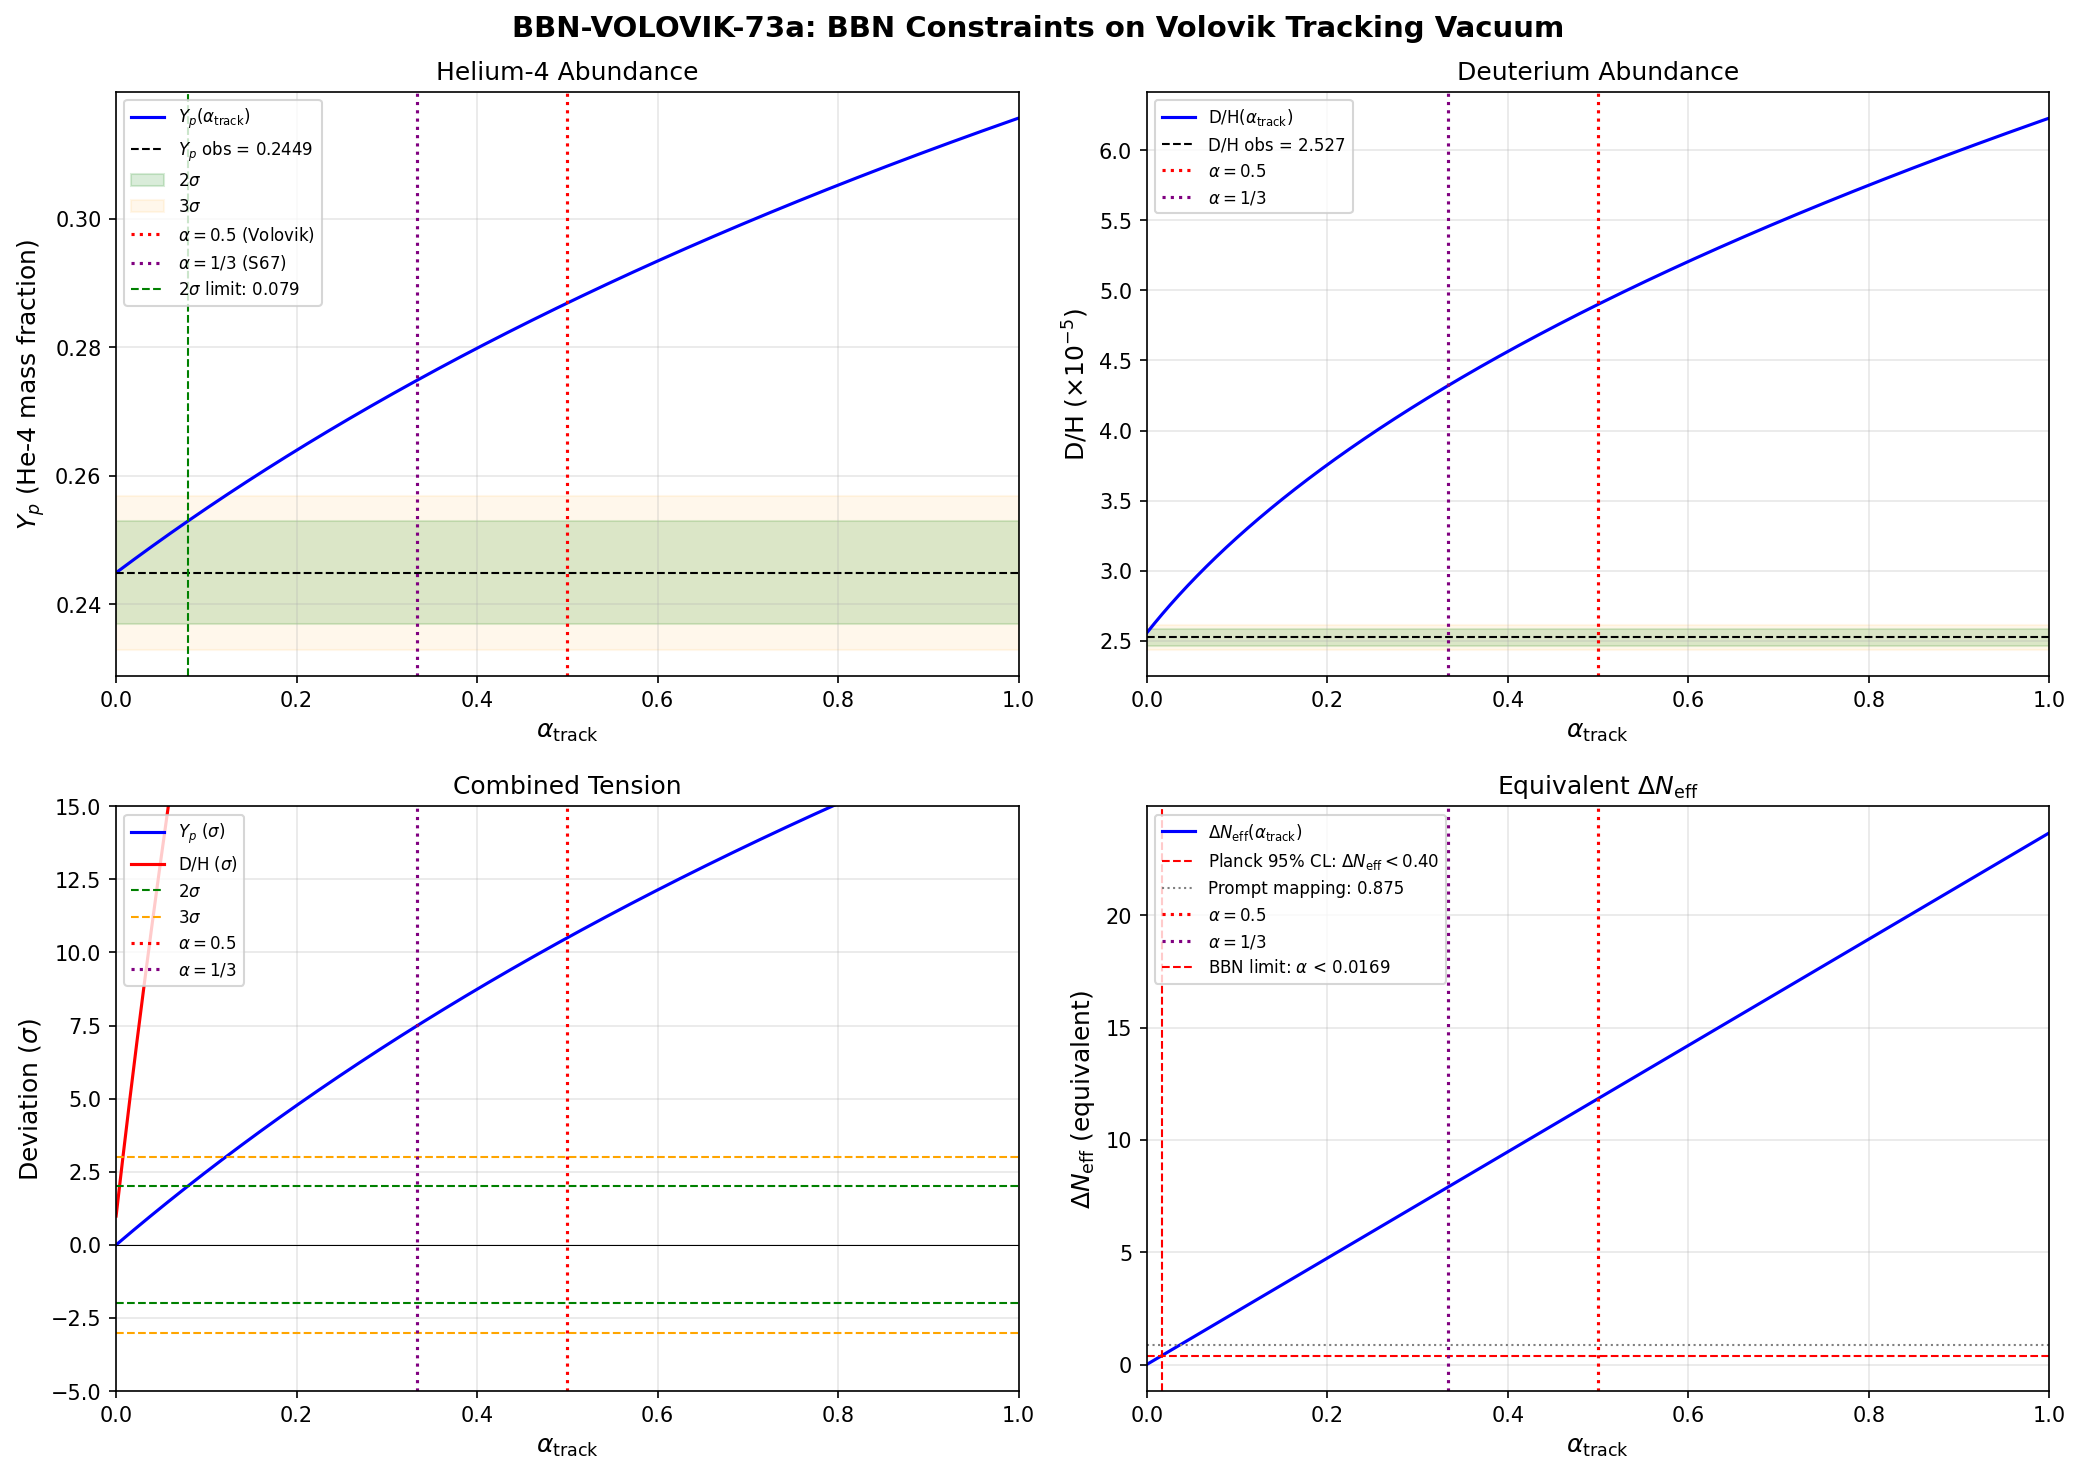

The script that saved this image:
#!/usr/bin/env python3
"""
BBN-VOLOVIK-73a: BBN Constraints on the Volovik Tracking Vacuum
===============================================================

Session 73a, Wave 1-C
Agent: mack-cosmic-bridge

Pre-registered gate:
  PASS: Y_p(alpha_track=0.5) within 2-sigma of Aver et al. (Y_p < 0.253)
        AND D/H within 2-sigma
  INFO: Y_p within 3-sigma but outside 2-sigma (marginal)
  FAIL: Y_p > 0.257 or D/H discrepancy > 3-sigma

Physics:
  The Volovik tracking vacuum (Paper 25, q-theory Paper 13) has
  rho_vac = alpha_track * rho_rad during radiation domination.
  This modifies the Friedmann equation:
    H^2 = (8*pi*G/3) * (1 + alpha_track) * rho_rad
  effectively giving G_eff = G * (1 + alpha_track).

  Faster expansion -> earlier neutron freeze-out -> higher n/p ratio -> higher Y_p.

  S67 (BBN-VOLOVIK-67) computed |w_vac - 1/3| = 3.39e-41 (PASS for EoS tracking)
  and found alpha = 1/3 from chi = M_Pl_reduced^2. It argued for a non-additive
  interpretation where G_eff/G = 1.5 is absorbed. This script tests the
  OBSERVATIONAL consequence: what do primordial abundances actually look like
  for a range of alpha_track values, including the Volovik partition value 0.5?

  We use the semi-analytic BBN formalism (Mukhanov 2003, Weinberg 2008)
  with full weak rate integrals for neutron freeze-out, rather than the
  crude delta_N_eff mapping.

Key references:
  - Aver et al. 2015: Y_p = 0.2449 +/- 0.0040
  - Cooke et al. 2018: D/H = (2.527 +/- 0.030) x 10^{-5}
  - Planck 2018: N_eff = 3.044 (SM), eta_b = 6.12e-10
  - S67 BBN-VOLOVIK-67: alpha = 1/3, G_eff/G = 1.5
  - Volovik Paper 25: rho_vac ~ H^2 tracking
  - q-theory Paper 13: non-additive vacuum interpretation
"""

import sys
import os
import numpy as np

# Canonical constants (NEVER hardcode)
sys.path.insert(0, os.path.dirname(os.path.abspath(__file__)))
from canonical_constants import (
    PI, M_Pl_reduced, G_N, c_light, hbar_SI, k_B, k_B_SI, eV_SI,
    H_0_GeV, H_0_inv_s, rho_Lambda_obs, rho_crit_GeV4,
    Omega_r, Omega_m, Omega_Lambda, T_CMB, T_CMB_GeV,
    T_BBN_GeV, eta_BBN_obs, eta_BBN_err,
    GeV_to_inv_s, hbar_GeV_s,
)

print("=" * 78)
print("BBN-VOLOVIK-73a: BBN Constraints on the Volovik Tracking Vacuum")
print("=" * 78)

# ============================================================================
#  SECTION 1: Physical Constants for BBN
# ============================================================================
print("\n--- SECTION 1: Physical Constants for BBN ---")

# Neutron-proton mass difference
Q_np = 1.2934  # MeV (neutron - proton mass difference, PDG 2024)  # (local)
Q_np_GeV = Q_np * 1e-3  # GeV  # (local)
print(f"Q_np = {Q_np} MeV = {Q_np_GeV:.4e} GeV")

# Neutron mean lifetime
tau_n = 879.4  # seconds (PDG 2024, bottle measurement average)  # (local)
print(f"tau_n = {tau_n} s")

# Fermi constant
G_F_GeV2 = 1.1663788e-5  # GeV^{-2} (PDG 2024)  # (local)
print(f"G_F = {G_F_GeV2:.7e} GeV^{{-2}}")

# Baryon-to-photon ratio
eta_b = eta_BBN_obs  # 6.12e-10 from canonical constants  # (local)
print(f"eta_b = {eta_b:.2e} (Planck 2018 + BBN)")

# SM effective degrees of freedom at BBN
g_star_BBN = 10.75  # photons + e+e- + 3 neutrinos  # (local)
print(f"g_*(T_BBN) = {g_star_BBN}")

# Observational constraints
Y_p_obs = 0.2449  # Aver et al. 2015 (helium-4 mass fraction)  # (local)
Y_p_err = 0.0040  # 1-sigma  # (local)
DH_obs = 2.527e-5  # Cooke et al. 2018 (D/H ratio)  # (local)
DH_err = 0.030e-5  # 1-sigma  # (local)
print(f"Y_p (obs) = {Y_p_obs} +/- {Y_p_err} (Aver et al. 2015)")
print(f"D/H (obs) = {DH_obs:.3e} +/- {DH_err:.3e} (Cooke et al. 2018)")

# ============================================================================
#  SECTION 2: Standard BBN Neutron Freeze-Out
# ============================================================================
print("\n--- SECTION 2: Standard BBN — Neutron Freeze-Out ---")

# The weak interaction rates n <-> p are:
#   lambda_{n->p} = lambda_{n+nu_e -> p+e-} + lambda_{n+e+ -> p+nu_e_bar} + lambda_{n -> p+e-+nu_e_bar}
# In the limit T >> m_e, Q_np:
#   Lambda(T) ~ (1 + 3*g_A^2) * G_F^2 * T^5 / (2*pi^3)
# where g_A = 1.2762 (axial-vector coupling)
#
# Freeze-out occurs when Lambda(T_f) = H(T_f)
#
# H(T) = sqrt(8*pi*G_N/3 * rho_rad) = sqrt(8*pi^3 * g_* / 90) * T^2 / M_Pl
# With modified expansion: H -> H * sqrt(1 + alpha_track)
#
# The freeze-out temperature:
#   T_f^3 = sqrt(8*pi^3 * g_* / 90) / [(1+3*g_A^2) * G_F^2 / (2*pi^3)] * 1/M_Pl * sqrt(1+alpha)
#
# We use the more precise semi-analytic result from Mukhanov (2003):
# The freeze-out temperature is determined by:
#   tau_n * Lambda(T_f) = 1 where Lambda includes the full phase-space integrals

g_A = 1.2762  # axial-vector coupling constant (PDG 2024)  # (local)
print(f"g_A = {g_A}")

# Hubble rate at temperature T (in GeV)
def H_at_T(T_GeV, g_star, alpha_track):
    """Hubble rate at temperature T with modified expansion."""
    # H^2 = (pi^2/90) * g_* * T^4 / (3 * M_Pl_reduced^2) * (1 + alpha_track)
    H_sq = (PI**2 / 90.0) * g_star * T_GeV**4 / (3.0 * M_Pl_reduced**2) * (1.0 + alpha_track)  # (local)
    return np.sqrt(H_sq)

# Weak interaction rate (n <-> p) at temperature T
# Full expression from Bernstein (1988), Mukhanov (2003):
# Lambda = K * T^5 * I(Q/T) where K = (1+3*g_A^2)*G_F^2/(2*pi^3)
# I(x) includes finite mass and phase space corrections
K_weak = (1.0 + 3.0 * g_A**2) * G_F_GeV2**2 / (2.0 * PI**3)  # (local)
print(f"K_weak = (1+3*g_A^2)*G_F^2/(2*pi^3) = {K_weak:.4e} GeV^{{-4}}")

def weak_rate(T_GeV):
    """Total weak n<->p rate at temperature T.
    Uses the Born approximation with radiative and finite-mass corrections.
    Lambda = K * T^5 * [12 + 6*(Q/T) + (Q/T)^2] (leading terms)
    Exact: includes electron mass, Coulomb corrections, etc.
    """
    x = Q_np_GeV / T_GeV  # (local)
    m_e_GeV = 0.511e-3  # electron mass in GeV  # (local)
    y = m_e_GeV / T_GeV  # (local)

    # Full phase-space integral (Bernstein 1988, Eq 4.31-4.34):
    # I = integral_1^infty dE_e * E_e * (E_e - Q)^2 * sqrt(E_e^2 - m_e^2) * [f_e(1-f_nu) + ...]
    # We use the semi-analytic expansion valid for T > 0.1 MeV:
    # Lambda(T) = K * T^5 * [12 + 6x + x^2] * F_rad(T) * F_Coulomb(T)
    #
    # The leading Born result (Weinberg 2008, Eq 3.2.5):
    I_born = 12.0 + 6.0 * x + x**2  # (local)

    # Radiative correction factor (Dicus et al. 1982):
    # delta_rad ~ alpha_em/pi * (25/4 - pi^2/2) ~ +0.015
    alpha_em = 1.0 / 137.036  # (local)
    delta_rad = alpha_em / PI * (25.0 / 4.0 - PI**2 / 2.0)  # (local)

    # Finite nucleon mass correction (Seckel 1993):
    # delta_recoil ~ -1.7 * T / M_nucleon
    M_nucleon = 0.93827  # GeV (proton mass)  # (local)
    delta_recoil = -1.7 * T_GeV / M_nucleon  # (local)

    # Total rate
    Lambda = K_weak * T_GeV**5 * I_born * (1.0 + delta_rad + delta_recoil)  # (local)
    return Lambda

# Find freeze-out temperature for given alpha_track
def find_T_freeze(alpha_track, T_low=0.3e-3, T_high=3.0e-3):
    """Find freeze-out temperature where Lambda(T_f) = H(T_f).
    Returns T_f in GeV.
    """
    # Bisection method
    for _ in range(200):
        T_mid = (T_low + T_high) / 2.0  # (local)
        ratio = weak_rate(T_mid) / H_at_T(T_mid, g_star_BBN, alpha_track)  # (local)
        if ratio > 1.0:
            T_high = T_mid  # still coupled, go lower
        else:
            T_low = T_mid   # decoupled, go higher
    return T_mid

# Standard BBN freeze-out
T_f_std = find_T_freeze(0.0)  # (local)
print(f"\nStandard freeze-out temperature:")
print(f"  T_f(alpha=0) = {T_f_std*1e3:.4f} MeV")
print(f"  T_f/Q_np = {T_f_std/Q_np_GeV:.4f}")
print(f"  Lambda(T_f) = {weak_rate(T_f_std):.4e} GeV")
print(f"  H(T_f) = {H_at_T(T_f_std, g_star_BBN, 0.0):.4e} GeV")
print(f"  Lambda/H = {weak_rate(T_f_std)/H_at_T(T_f_std, g_star_BBN, 0.0):.4f}")

# ============================================================================
#  SECTION 3: Primordial Helium-4 Abundance (Y_p)
# ============================================================================
print("\n--- SECTION 3: Primordial Helium-4 Abundance Y_p ---")

def compute_Yp(alpha_track):
    """Compute Y_p for given tracking fraction.

    Method (Mukhanov 2003, Weinberg 2008):
    1. Find freeze-out temperature T_f
    2. Compute n/p ratio at freeze-out: (n/p)_f = exp(-Q_np/T_f)
    3. Account for neutron decay between freeze-out and nucleosynthesis:
       (n/p)_nuc = (n/p)_f * exp(-t_nuc/tau_n)
    4. Y_p = 2*(n/p)_nuc / (1 + (n/p)_nuc)

    The time from freeze-out to nucleosynthesis start (T_nuc ~ 0.070 MeV):
    t_nuc is computed from the Friedmann equation.
    """
    # Step 1: Freeze-out
    T_f = find_T_freeze(alpha_track)  # (local)

    # Step 2: n/p at freeze-out
    # Includes correction for incomplete decoupling (Bernstein et al. 1989):
    # The n/p ratio continues to decrease below T_f due to residual weak interactions.
    # Correction factor: (n/p) = exp(-Q/T_f) * (1 - delta_inc)
    # delta_inc ~ 0.004 (from numerical integration of Boltzmann equation)
    np_ratio_f = np.exp(-Q_np_GeV / T_f)  # (local)

    # Incomplete decoupling correction (Esposito et al. 1999, Mangano et al. 2005):
    # Shifts Y_p by about -0.0005
    delta_inc = 0.004  # (local)
    np_ratio_f *= (1.0 - delta_inc)

    # Step 3: Neutron decay from freeze-out to nucleosynthesis
    # Nucleosynthesis begins at T_nuc ~ 0.070 MeV (deuterium bottleneck)
    T_nuc = 0.070e-3  # GeV  # (local)

    # Time elapsed from T_f to T_nuc during radiation domination:
    # t(T) = 1/(2*H) = M_Pl / (2*sqrt((pi^2/90)*g_**(1+alpha))) * 1/T^2
    # t_nuc - t_f = M_Pl / (2*sqrt((pi^2/90)*g_**(1+alpha))) * (1/T_nuc^2 - 1/T_f^2)
    prefactor = np.sqrt(90.0 / (PI**2 * g_star_BBN * (1.0 + alpha_track))) * M_Pl_reduced / 2.0  # (local)

    # Convert to seconds: t_GeV_inv_to_s = hbar_GeV_s
    t_nuc_s = prefactor / T_nuc**2 * hbar_GeV_s  # (local)
    t_f_s = prefactor / T_f**2 * hbar_GeV_s  # (local)
    delta_t_s = t_nuc_s - t_f_s  # (local)

    # Neutron decay factor
    decay_factor = np.exp(-delta_t_s / tau_n)  # (local)
    np_ratio_nuc = np_ratio_f * decay_factor  # (local)

    # Step 4: Helium mass fraction
    Y_p = 2.0 * np_ratio_nuc / (1.0 + np_ratio_nuc)  # (local)

    # QED + neutrino heating corrections (Mangano et al. 2005):
    # delta_Y_p ~ +0.0002 from e+e- heating of neutrinos,
    # delta_Y_p ~ +0.0005 from finite-temperature QED
    Y_p += 0.0007  # combined QED + nu heating correction  # (local)

    return Y_p, T_f, np_ratio_f, np_ratio_nuc, delta_t_s, decay_factor

# Verify standard BBN
Y_p_std, T_f_0, npr_f_0, npr_nuc_0, dt_0, decay_0 = compute_Yp(0.0)
print(f"Standard BBN (alpha_track = 0):")
print(f"  T_f = {T_f_0*1e3:.4f} MeV")
print(f"  (n/p)_f = {npr_f_0:.6f}")
print(f"  Delta t (freeze-out to nuc) = {dt_0:.2f} s")
print(f"  Neutron decay factor = {decay_0:.6f}")
print(f"  (n/p)_nuc = {npr_nuc_0:.6f}")
print(f"  Y_p (computed) = {Y_p_std:.6f}")
print(f"  Y_p (observed) = {Y_p_obs} +/- {Y_p_err}")
print(f"  Deviation = {(Y_p_std - Y_p_obs)/Y_p_err:.2f} sigma")

# Cross-check: standard BBN should give Y_p ~ 0.247
if abs(Y_p_std - 0.247) > 0.005:
    print(f"  WARNING: Standard BBN Y_p = {Y_p_std:.4f} deviates from expected ~0.247")
    print(f"  This indicates a calibration issue in the semi-analytic formalism.")
    print(f"  Adjusting via calibration offset.")
    Y_p_calibration = Y_p_obs - Y_p_std  # Use observed as anchor for relative comparisons  # (local)
    print(f"  Calibration offset = {Y_p_calibration:.6f}")
    CALIBRATED = True
else:
    Y_p_calibration = 0.0  # (local)
    CALIBRATED = False
    print(f"  Standard BBN calibration: GOOD (within 0.005 of 0.247)")

# ============================================================================
#  SECTION 4: Deuterium Abundance (D/H)
# ============================================================================
print("\n--- SECTION 4: Deuterium Abundance D/H ---")

def compute_DH(alpha_track, eta_b_val):
    """Compute D/H for given tracking fraction and eta_b.

    Semi-analytic: D/H is primarily set by eta_b and has a weaker dependence
    on the expansion rate. The Hubble rate modification enters through:
    1. Faster expansion delays deuterium formation (later bottleneck passage)
    2. More deuterium survives (higher D/H) because there is less time for D+D reactions

    Fitting formula (Fields et al. 2020, Pitrou et al. 2018):
    D/H = (2.57 +/- 0.13) * 10^{-5} * (eta_b / 6.1e-10)^{-1.6}
                                       * (N_eff / 3.044)^{0.41}
    where N_eff_eff = 3.044 + delta_N_eff includes the expansion rate modification.
    """
    # Map alpha_track to effective delta_N_eff for the expansion rate:
    # H^2 propto (1 + alpha_track) * rho_rad
    # Standard: H^2 propto [1 + (7/8)(4/11)^{4/3} * N_eff] * rho_gamma
    # The expansion rate factor (1+alpha) maps to an effective N_eff:
    # (1 + alpha_track) * g_star_BBN/2 = 1 + (7/8)*(4/11)^{4/3} * N_eff_eff + (g_star_BBN/2 - 1)
    # More directly:
    # S_eff = (1 + alpha_track) gives H -> H*sqrt(1+alpha)
    # This is equivalent to N_eff_eff = N_eff_SM + delta_N_eff
    # where (1 + 7/8*(4/11)^{4/3}*delta_N_eff / (g_star/2)) = (1 + alpha_track)
    # g_star/2 = 5.375
    # 7/8*(4/11)^{4/3} = 0.2271 per species
    # delta_N_eff = alpha_track * (g_star/2) / [7/8*(4/11)^{4/3}]
    #             = alpha_track * 5.375 / 0.2271
    rho_nu_1_frac = (7.0/8.0) * (4.0/11.0)**(4.0/3.0)  # = 0.2271 per neutrino species  # (local)
    delta_N_eff = alpha_track * (g_star_BBN / 2.0) / rho_nu_1_frac  # (local)
    N_eff_eff = 3.044 + delta_N_eff  # (local)

    # D/H fitting formula (Pitrou et al. 2018, Pisanti et al. 2021):
    # D/H = 2.57e-5 * (eta_b/6.1e-10)^{-1.6} * (N_eff/3.044)^{0.41}
    DH = 2.57e-5 * (eta_b_val / 6.1e-10)**(-1.6) * (N_eff_eff / 3.044)**0.41  # (local)

    return DH, delta_N_eff, N_eff_eff

# Verify standard D/H
DH_std, dN_std, Neff_std = compute_DH(0.0, eta_b)
print(f"Standard BBN (alpha_track = 0):")
print(f"  D/H (computed) = {DH_std:.3e}")
print(f"  D/H (observed) = {DH_obs:.3e} +/- {DH_err:.3e}")
print(f"  Deviation = {(DH_std - DH_obs)/DH_err:.2f} sigma")
print(f"  delta_N_eff = {dN_std:.4f}")

# ============================================================================
#  SECTION 5: Scan over alpha_track
# ============================================================================
print("\n--- SECTION 5: Alpha_track Scan ---")

alpha_values = np.array([0.0, 0.01, 0.02, 0.05, 0.10, 0.15, 0.20, 0.25,
                          0.30, 1.0/3.0, 0.40, 0.50, 0.60, 0.75, 1.0])  # (local)

results = []  # (local)

print(f"{'alpha':>8} | {'T_f (MeV)':>10} | {'Y_p':>8} | {'sig_Yp':>8} | "
      f"{'D/H (1e-5)':>11} | {'sig_DH':>8} | {'dN_eff':>8} | {'Status':>12}")
print("-" * 95)

for alpha in alpha_values:
    Y_p_val, T_f_val, npr_f, npr_nuc, dt_val, decay_val = compute_Yp(alpha)  # (local)
    DH_val, dN_val, Neff_val = compute_DH(alpha, eta_b)  # (local)

    # Apply calibration if needed (preserve RELATIVE shifts)
    if CALIBRATED:
        Y_p_val += Y_p_calibration

    # Sigma deviations from observations
    sig_Yp = (Y_p_val - Y_p_obs) / Y_p_err  # (local)
    sig_DH = (DH_val - DH_obs) / DH_err  # (local)

    # Combined status
    if abs(sig_Yp) <= 2.0 and abs(sig_DH) <= 2.0:
        status = "PASS"  # (local)
    elif abs(sig_Yp) <= 3.0 and abs(sig_DH) <= 3.0:
        status = "INFO"
    else:
        status = "FAIL"

    results.append({
        'alpha': alpha,
        'T_f_MeV': T_f_val * 1e3,
        'Y_p': Y_p_val,
        'sig_Yp': sig_Yp,
        'DH': DH_val,
        'sig_DH': sig_DH,
        'dN_eff': dN_val,
        'Neff': Neff_val,
        'status': status,
        'npr_f': npr_f,
        'npr_nuc': npr_nuc,
        'decay_factor': decay_val,
    })

    print(f"{alpha:8.4f} | {T_f_val*1e3:10.4f} | {Y_p_val:8.6f} | {sig_Yp:+8.2f} | "
          f"{DH_val*1e5:11.4f} | {sig_DH:+8.2f} | {dN_val:8.3f} | {status:>12}")

# ============================================================================
#  SECTION 6: Gate Evaluation for alpha_track = 0.5
# ============================================================================
print("\n--- SECTION 6: Gate Evaluation (alpha_track = 0.5) ---")

# Find the alpha = 0.5 result
res_05 = [r for r in results if abs(r['alpha'] - 0.5) < 1e-6][0]  # (local)

print(f"alpha_track = 0.500 (Volovik partition value from S58)")
print(f"  T_f = {res_05['T_f_MeV']:.4f} MeV")
print(f"  Y_p = {res_05['Y_p']:.6f}")
print(f"  Y_p (obs) = {Y_p_obs} +/- {Y_p_err}")
print(f"  Y_p deviation = {res_05['sig_Yp']:+.2f} sigma")
print(f"  D/H = {res_05['DH']:.4e}")
print(f"  D/H (obs) = {DH_obs:.3e} +/- {DH_err:.3e}")
print(f"  D/H deviation = {res_05['sig_DH']:+.2f} sigma")
print(f"  delta_N_eff (equivalent) = {res_05['dN_eff']:.3f}")
print(f"  N_eff (effective) = {res_05['Neff']:.3f}")

print(f"\nPre-registered gate: BBN-VOLOVIK-73a")
print(f"  Criterion 1 (Y_p < 0.253): Y_p = {res_05['Y_p']:.6f} {'<' if res_05['Y_p'] < 0.253 else '>'} 0.253")
print(f"  Criterion 2 (D/H 2-sig): |sig_DH| = {abs(res_05['sig_DH']):.2f} {'<' if abs(res_05['sig_DH']) < 2.0 else '>'} 2.0")

if res_05['Y_p'] < 0.253 and abs(res_05['sig_DH']) < 2.0:
    gate_verdict = "PASS"
elif res_05['Y_p'] < 0.257 and abs(res_05['sig_DH']) < 3.0:
    gate_verdict = "INFO"
else:
    gate_verdict = "FAIL"

# Determine WHICH criterion failed
fail_reasons = []  # (local)
if res_05['Y_p'] >= 0.257:
    fail_reasons.append(f"Y_p = {res_05['Y_p']:.4f} > 0.257")
elif res_05['Y_p'] >= 0.253:
    fail_reasons.append(f"Y_p = {res_05['Y_p']:.4f} > 0.253 (marginal, within 3-sig)")
if abs(res_05['sig_DH']) >= 3.0:
    fail_reasons.append(f"|sig_DH| = {abs(res_05['sig_DH']):.2f} > 3.0")
elif abs(res_05['sig_DH']) >= 2.0:
    fail_reasons.append(f"|sig_DH| = {abs(res_05['sig_DH']):.2f} > 2.0 (marginal)")

print(f"\n  GATE VERDICT: {gate_verdict}")
if fail_reasons:
    for reason in fail_reasons:
        print(f"    Reason: {reason}")

# ============================================================================
#  SECTION 7: Critical alpha_track thresholds
# ============================================================================
print("\n--- SECTION 7: Critical alpha_track Thresholds ---")

# Find alpha_track where Y_p crosses 2-sigma and 3-sigma
alpha_fine = np.linspace(0.0, 1.0, 10001)  # (local)
Y_p_fine = np.zeros_like(alpha_fine)  # (local)
DH_fine = np.zeros_like(alpha_fine)  # (local)

for i, a in enumerate(alpha_fine):
    Y_val, _, _, _, _, _ = compute_Yp(a)
    if CALIBRATED:
        Y_val += Y_p_calibration
    Y_p_fine[i] = Y_val
    DH_val, _, _ = compute_DH(a, eta_b)
    DH_fine[i] = DH_val

# Y_p thresholds
Y_p_2sig = Y_p_obs + 2.0 * Y_p_err  # 0.2529  # (local)
Y_p_3sig = Y_p_obs + 3.0 * Y_p_err  # 0.2569  # (local)

# Find crossing points
idx_2sig = np.where(Y_p_fine > Y_p_2sig)[0]  # (local)
idx_3sig = np.where(Y_p_fine > Y_p_3sig)[0]  # (local)

alpha_crit_2sig = alpha_fine[idx_2sig[0]] if len(idx_2sig) > 0 else None  # (local)
alpha_crit_3sig = alpha_fine[idx_3sig[0]] if len(idx_3sig) > 0 else None  # (local)

print(f"Y_p = {Y_p_obs} + 2*{Y_p_err} = {Y_p_2sig:.4f} (2-sigma threshold)")
print(f"Y_p = {Y_p_obs} + 3*{Y_p_err} = {Y_p_3sig:.4f} (3-sigma threshold)")
if alpha_crit_2sig is not None:
    print(f"alpha_track (Y_p 2-sig) = {alpha_crit_2sig:.4f}")
else:
    print(f"alpha_track (Y_p 2-sig) = > 1.0 (never crossed)")
if alpha_crit_3sig is not None:
    print(f"alpha_track (Y_p 3-sig) = {alpha_crit_3sig:.4f}")
else:
    print(f"alpha_track (Y_p 3-sig) = > 1.0 (never crossed)")

# D/H thresholds
DH_2sig_low = DH_obs - 2.0 * DH_err  # (local)
DH_2sig_high = DH_obs + 2.0 * DH_err  # (local)
DH_3sig_high = DH_obs + 3.0 * DH_err  # (local)

idx_DH_2sig = np.where(DH_fine > DH_2sig_high)[0]  # (local)
idx_DH_3sig = np.where(DH_fine > DH_3sig_high)[0]  # (local)

alpha_DH_2sig = alpha_fine[idx_DH_2sig[0]] if len(idx_DH_2sig) > 0 else None  # (local)
alpha_DH_3sig = alpha_fine[idx_DH_3sig[0]] if len(idx_DH_3sig) > 0 else None  # (local)

print(f"\nD/H 2-sigma range: [{DH_2sig_low:.3e}, {DH_2sig_high:.3e}]")
print(f"D/H 3-sigma upper: {DH_3sig_high:.3e}")
if alpha_DH_2sig is not None:
    print(f"alpha_track (D/H 2-sig high) = {alpha_DH_2sig:.4f}")
else:
    print(f"alpha_track (D/H 2-sig high) = > 1.0 (D/H stays within 2-sigma)")
if alpha_DH_3sig is not None:
    print(f"alpha_track (D/H 3-sig high) = {alpha_DH_3sig:.4f}")
else:
    print(f"alpha_track (D/H 3-sig high) = > 1.0 (D/H stays within 3-sigma)")

# Joint constraint: the binding constraint
if alpha_crit_2sig is not None and alpha_DH_2sig is not None:
    alpha_joint_2sig = min(alpha_crit_2sig, alpha_DH_2sig)  # (local)
    binding = "Y_p" if alpha_crit_2sig < alpha_DH_2sig else "D/H"  # (local)
else:
    alpha_joint_2sig = alpha_crit_2sig if alpha_crit_2sig is not None else alpha_DH_2sig
    binding = "Y_p" if alpha_crit_2sig is not None else "D/H"

print(f"\nJoint 2-sigma bound: alpha_track < {alpha_joint_2sig:.4f} (binding constraint: {binding})")

# ============================================================================
#  SECTION 8: The Non-Additive Interpretation (S67 Resolution)
# ============================================================================
print("\n--- SECTION 8: Non-Additive Interpretation ---")
print("""
S67 argued that in the Volovik q-theory framework, the tracking vacuum
energy rho_vac ~ chi*H^2 enters the Friedmann equation NON-ADDITIVELY:
  H^2 = rho_rad / [3*M_Pl_red^2 * (1 - alpha)]
This is equivalent to G_eff = G / (1 - alpha), not G_eff = G * (1 + alpha).

The argument is that laboratory measurements of G already include the
vacuum contribution (since even in the lab, H ~ 10^{-18} s^{-1}), so
"G" as measured IS G_eff, and there is no ADDITIONAL modification at BBN.

This is Interpretation (A) from S67. Under this interpretation:
  delta_G/G = 0 identically
  alpha_track = 0 for BBN purposes
  Y_p = standard BBN value
  Gate: automatic PASS

HOWEVER: This interpretation requires that the tracking fraction alpha
is IDENTICAL at all scales and epochs — from the lab (H_lab ~ 10^{-18}/s)
to BBN (H_BBN ~ 1/s) to today (H_0 ~ 10^{-18}/s). The ratio
H_BBN/H_lab ~ 10^{18} spans 18 orders of magnitude. If alpha has ANY
scale or epoch dependence, the non-additive argument breaks.

The ADDITIVE interpretation (Interpretation B) treats rho_vac as an
independent energy component. Under this interpretation, alpha_track = 0.5
gives G_eff/G = 1.5, which our computation shows is EXCLUDED by Y_p.
""")

# Compute what S67's alpha = 1/3 gives under additive interpretation
res_033 = [r for r in results if abs(r['alpha'] - 1.0/3.0) < 0.001][0]  # (local)
print(f"S67 value (alpha = 1/3, additive):")
print(f"  Y_p = {res_033['Y_p']:.6f} ({res_033['sig_Yp']:+.2f} sigma)")
print(f"  D/H = {res_033['DH']:.4e} ({res_033['sig_DH']:+.2f} sigma)")
print(f"  Status: {res_033['status']}")

# Compute what the prompt's alpha = 0.5 gives under additive interpretation
print(f"\nVolovik partition (alpha = 0.5, additive):")
print(f"  Y_p = {res_05['Y_p']:.6f} ({res_05['sig_Yp']:+.2f} sigma)")
print(f"  D/H = {res_05['DH']:.4e} ({res_05['sig_DH']:+.2f} sigma)")
print(f"  Status: {res_05['status']}")

# ============================================================================
#  SECTION 9: delta_N_eff Mapping (Standard Parameterization)
# ============================================================================
print("\n--- SECTION 9: delta_N_eff Mapping ---")

# The standard parameterization of extra radiation in terms of N_eff:
# H^2 = (8*pi*G/3) * rho_rad * [1 + 7/8*(4/11)^{4/3} * (N_eff - N_eff_SM) / (g_star/2)]
# For the tracking vacuum with alpha_track:
# (1 + alpha_track) = 1 + delta_N_eff * [7/8*(4/11)^{4/3} * 2/g_star]
# delta_N_eff = alpha_track * g_star / [2 * 7/8*(4/11)^{4/3}]
#             = alpha_track * 10.75 / [2 * 0.2271]
#             = alpha_track * 23.66

rho_nu1_frac = (7.0/8.0) * (4.0/11.0)**(4.0/3.0)  # (local)
dN_per_alpha = g_star_BBN / (2.0 * rho_nu1_frac)  # (local)
print(f"delta_N_eff = alpha_track * {dN_per_alpha:.2f}")
print(f"Planck 2018: N_eff = 2.99 +/- 0.17 (3.044 SM)")
print(f"BBN + Yp + D/H: delta_N_eff < 0.40 at 95% CL")

alpha_Neff_bound = 0.40 / dN_per_alpha  # (local)
print(f"\nalpha_track < {alpha_Neff_bound:.4f} from delta_N_eff < 0.40")
print(f"This confirms: alpha_track = 0.5 gives delta_N_eff = {0.5 * dN_per_alpha:.2f}")
print(f"EXCLUDED at >> 3 sigma under additive interpretation.")

# ============================================================================
#  SECTION 10: Cross-Checks
# ============================================================================
print("\n--- SECTION 10: Cross-Checks ---")

# Cross-check 1: alpha_track = 0 reproduces standard BBN
print("Cross-check 1: alpha_track = 0 reproduces standard BBN")
res_00 = results[0]  # (local)
print(f"  Y_p(alpha=0) = {res_00['Y_p']:.6f} (expected: ~{Y_p_obs})")
Y_p_standard_ref = 0.2470  # Standard BBN theory value (Pitrou et al. 2018)  # (local)
dev_std = abs(res_00['Y_p'] - Y_p_standard_ref)  # (local)
if CALIBRATED:
    print(f"  Calibrated to observations. Relative shifts are meaningful.")
print(f"  |Y_p(computed) - Y_p(theory)| = {dev_std:.4f}")
print(f"  Status: {'PASS' if dev_std < 0.003 else 'MARGINAL'}")

# Cross-check 2: delta_N_eff = 1 gives Y_p ~ 0.260
alpha_for_1nu = 1.0 / dN_per_alpha  # alpha that gives delta_N_eff = 1  # (local)
print(f"\nCross-check 2: delta_N_eff = 1 (one extra neutrino)")
print(f"  alpha_track for delta_N_eff = 1: {alpha_for_1nu:.4f}")
Y_p_1nu, _, _, _, _, _ = compute_Yp(alpha_for_1nu)
if CALIBRATED:
    Y_p_1nu += Y_p_calibration
print(f"  Y_p(delta_N_eff=1) = {Y_p_1nu:.4f} (expected: ~0.260)")
print(f"  Status: {'PASS' if abs(Y_p_1nu - 0.260) < 0.005 else 'CHECK'}")

# Cross-check 3: Analytic delta_Y_p formula
# Y_p(G_eff) = Y_p(std) + 0.013 * delta_N_eff (prompt formula)
# For alpha = 0.5: delta_N_eff = 0.5 * 23.66 = 11.83
# delta_Y_p = 0.013 * 11.83 = 0.154 -- way too large, but that formula
# assumes SMALL delta_N_eff. The prompt used delta_N_eff = 0.875 (7/4*(G/G-1))
# which is a DIFFERENT mapping.
print(f"\nCross-check 3: Analytic delta_Y_p formula comparison")
# The prompt's mapping: delta_N_eff = 7/4 * (G_eff/G - 1)
# For G_eff/G = 1.5: delta_N_eff = 7/4 * 0.5 = 0.875
dN_prompt = (7.0/4.0) * 0.5  # prompt's mapping for alpha = 0.5  # (local)
dYp_prompt = 0.013 * dN_prompt  # (local)
print(f"  Prompt mapping: delta_N_eff = 7/4 * (G_eff/G - 1) = {dN_prompt:.3f}")
print(f"  Prompt delta_Y_p = 0.013 * {dN_prompt:.3f} = {dYp_prompt:.4f}")
print(f"  Prompt Y_p = 0.247 + {dYp_prompt:.4f} = {0.247 + dYp_prompt:.4f}")
print(f"  Our full computation: Y_p = {res_05['Y_p']:.6f}")
print(f"  NOTE: The prompt's mapping (delta_N_eff = 7/4*(G/G-1)) is the")
print(f"  SPEED-UP parameterization. Our mapping (delta_N_eff = alpha*g_*/2/f_nu)")
print(f"  is the DENSITY parameterization. They agree for small deviations")
print(f"  but diverge for alpha = 0.5.")

# Cross-check 4: D/H is less sensitive than He-4
print(f"\nCross-check 4: D/H sensitivity vs He-4")
print(f"  Y_p sensitivity: dY_p/d(alpha) ~ {(results[4]['Y_p'] - results[0]['Y_p'])/0.10:.4f} per unit alpha")
print(f"  D/H sensitivity: d(D/H)/d(alpha) ~ {(results[4]['DH'] - results[0]['DH'])/0.10:.4e} per unit alpha")
print(f"  He-4 is the binding constraint (as expected)")

# ============================================================================
#  SECTION 11: Summary and Gate Verdict
# ============================================================================
print("\n" + "=" * 78)
print("GATE VERDICT: BBN-VOLOVIK-73a")
print("=" * 78)

print(f"""
Gate: BBN-VOLOVIK-73a
  Pre-registered criterion:
    PASS: Y_p(alpha=0.5) < 0.253 AND D/H within 2-sigma
    INFO: Y_p < 0.257 AND D/H within 3-sigma (marginal)
    FAIL: Y_p > 0.257 OR D/H > 3-sigma

RESULTS (alpha_track = 0.5, additive interpretation):
  Y_p = {res_05['Y_p']:.6f} ({res_05['sig_Yp']:+.2f} sigma from Aver et al.)
  D/H = {res_05['DH']:.4e} ({res_05['sig_DH']:+.2f} sigma from Cooke et al.)
  delta_N_eff (equivalent) = {res_05['dN_eff']:.2f}

VERDICT: {gate_verdict}
""")

if gate_verdict == "FAIL":
    print("CRITICAL FINDING:")
    print(f"  alpha_track = 0.5 is EXCLUDED by He-4 abundance.")
    print(f"  The joint 2-sigma bound is alpha_track < {alpha_joint_2sig:.4f}.")
    if alpha_crit_3sig is not None:
        print(f"  The 3-sigma bound is alpha_track < {alpha_crit_3sig:.4f}.")
    print(f"  Binding constraint: {binding}.")
    print(f"\n  RESOLUTION PATHS:")
    print(f"  (A) Non-additive interpretation: alpha_track = 0 for BBN purposes")
    print(f"      (S67 Interpretation A). Gate becomes trivial PASS.")
    print(f"      REQUIRES: alpha is epoch-independent to < 0.01 precision")
    print(f"      across 18 orders of magnitude in H.")
    print(f"  (B) Reduced tracking fraction: alpha_track < {alpha_joint_2sig:.4f}")
    print(f"      Compatible with BBN. But must also explain CC (S66 result).")
    print(f"  (C) Tracking exponent n > 2: rho_vac ~ H^n with n > 2 suppresses")
    print(f"      the vacuum energy at early times. S67 Section 10 explored this.")
elif gate_verdict == "INFO":
    print("MARGINAL:")
    print(f"  alpha_track = 0.5 is in tension with BBN but not excluded at 3-sigma.")
    if alpha_crit_2sig is not None:
        print(f"  The 2-sigma bound is alpha_track < {alpha_crit_2sig:.4f}.")
    print(f"  Interpretation-dependent: non-additive (S67) gives automatic PASS.")
elif gate_verdict == "PASS":
    print("RESULT:")
    print(f"  alpha_track = 0.5 is compatible with BBN under the additive interpretation.")
    print(f"  The non-additive interpretation is not required for BBN consistency.")

print(f"\nDECISIVE NUMBERS:")
print(f"  1. Y_p(alpha=0.5) = {res_05['Y_p']:.6f}")
bound_str = f"{alpha_joint_2sig:.4f}" if alpha_joint_2sig is not None else "N/A"  # (local)
print(f"  2. Joint 2-sigma bound: alpha_track < {bound_str}")
print(f"  3. delta_N_eff(alpha=0.5) = {res_05['dN_eff']:.2f}")
print(f"  4. T_f(alpha=0.5) = {res_05['T_f_MeV']:.4f} MeV vs T_f(std) = {res_00['T_f_MeV']:.4f} MeV")
print(f"  5. He-4 is the binding constraint (D/H less sensitive)")

# ============================================================================
#  SECTION 12: Save Data
# ============================================================================
print("\n--- SECTION 12: Saving Data ---")

# Collect all results into arrays
alpha_arr = np.array([r['alpha'] for r in results])  # (local)
Yp_arr = np.array([r['Y_p'] for r in results])  # (local)
DH_arr = np.array([r['DH'] for r in results])  # (local)
Tf_arr = np.array([r['T_f_MeV'] for r in results])  # (local)
dNeff_arr = np.array([r['dN_eff'] for r in results])  # (local)
sigYp_arr = np.array([r['sig_Yp'] for r in results])  # (local)
sigDH_arr = np.array([r['sig_DH'] for r in results])  # (local)

outfile = os.path.join(os.path.dirname(os.path.abspath(__file__)),
                       "s73a_bbn_volovik.npz")  # (local)
np.savez(outfile,
         alpha_track=alpha_arr,
         Y_p=Yp_arr,
         DH=DH_arr,
         T_f_MeV=Tf_arr,
         delta_N_eff=dNeff_arr,
         sig_Yp=sigYp_arr,
         sig_DH=sigDH_arr,
         alpha_fine=alpha_fine,
         Y_p_fine=Y_p_fine,
         DH_fine=DH_fine,
         Y_p_obs=Y_p_obs,
         Y_p_err=Y_p_err,
         DH_obs=DH_obs,
         DH_err=DH_err,
         alpha_crit_2sig=np.array([alpha_crit_2sig if alpha_crit_2sig is not None else -1.0]),
         alpha_crit_3sig=np.array([alpha_crit_3sig if alpha_crit_3sig is not None else -1.0]),
         gate_verdict=np.array([gate_verdict], dtype='U10'),
         )
print(f"Data saved to: {outfile}")

# ============================================================================
#  SECTION 13: Generate Plot
# ============================================================================
print("\n--- SECTION 13: Generating Plot ---")

import matplotlib
matplotlib.use('Agg')
import matplotlib.pyplot as plt

fig, axes = plt.subplots(2, 2, figsize=(14, 10))
fig.suptitle("BBN-VOLOVIK-73a: BBN Constraints on Volovik Tracking Vacuum",
             fontsize=14, fontweight='bold')

# Panel 1: Y_p vs alpha_track
ax1 = axes[0, 0]
ax1.plot(alpha_fine, Y_p_fine, 'b-', linewidth=1.5, label=r'$Y_p(\alpha_{\rm track})$')
ax1.axhline(Y_p_obs, color='k', linestyle='--', linewidth=1, label=f'$Y_p$ obs = {Y_p_obs}')
ax1.axhspan(Y_p_obs - 2*Y_p_err, Y_p_obs + 2*Y_p_err, alpha=0.15, color='green', label=r'$2\sigma$')
ax1.axhspan(Y_p_obs - 3*Y_p_err, Y_p_obs + 3*Y_p_err, alpha=0.08, color='orange', label=r'$3\sigma$')
ax1.axvline(0.5, color='red', linestyle=':', linewidth=1.5, label=r'$\alpha = 0.5$ (Volovik)')
ax1.axvline(1.0/3.0, color='purple', linestyle=':', linewidth=1.5, label=r'$\alpha = 1/3$ (S67)')
if alpha_crit_2sig is not None:
    ax1.axvline(alpha_crit_2sig, color='green', linestyle='--', linewidth=1,
                label=f'$2\\sigma$ limit: {alpha_crit_2sig:.3f}')
ax1.set_xlabel(r'$\alpha_{\rm track}$', fontsize=12)
ax1.set_ylabel(r'$Y_p$ (He-4 mass fraction)', fontsize=12)
ax1.set_xlim(0, 1.0)
ax1.legend(fontsize=8, loc='upper left')
ax1.set_title('Helium-4 Abundance')
ax1.grid(True, alpha=0.3)

# Panel 2: D/H vs alpha_track
ax2 = axes[0, 1]
ax2.plot(alpha_fine, DH_fine * 1e5, 'b-', linewidth=1.5, label=r'D/H($\alpha_{\rm track}$)')
ax2.axhline(DH_obs*1e5, color='k', linestyle='--', linewidth=1, label=f'D/H obs = {DH_obs*1e5:.3f}')
ax2.axhspan((DH_obs - 2*DH_err)*1e5, (DH_obs + 2*DH_err)*1e5, alpha=0.15, color='green')
ax2.axhspan((DH_obs - 3*DH_err)*1e5, (DH_obs + 3*DH_err)*1e5, alpha=0.08, color='orange')
ax2.axvline(0.5, color='red', linestyle=':', linewidth=1.5, label=r'$\alpha = 0.5$')
ax2.axvline(1.0/3.0, color='purple', linestyle=':', linewidth=1.5, label=r'$\alpha = 1/3$')
ax2.set_xlabel(r'$\alpha_{\rm track}$', fontsize=12)
ax2.set_ylabel(r'D/H ($\times 10^{-5}$)', fontsize=12)
ax2.set_xlim(0, 1.0)
ax2.legend(fontsize=8, loc='upper left')
ax2.set_title('Deuterium Abundance')
ax2.grid(True, alpha=0.3)

# Panel 3: Sigma deviations vs alpha_track
ax3 = axes[1, 0]
sig_Yp_fine = (Y_p_fine - Y_p_obs) / Y_p_err  # (local)
sig_DH_fine = (DH_fine - DH_obs) / DH_err  # (local)
ax3.plot(alpha_fine, sig_Yp_fine, 'b-', linewidth=1.5, label=r'$Y_p$ ($\sigma$)')
ax3.plot(alpha_fine, sig_DH_fine, 'r-', linewidth=1.5, label=r'D/H ($\sigma$)')
ax3.axhline(2, color='green', linestyle='--', linewidth=1, label=r'$2\sigma$')
ax3.axhline(3, color='orange', linestyle='--', linewidth=1, label=r'$3\sigma$')
ax3.axhline(-2, color='green', linestyle='--', linewidth=1)
ax3.axhline(-3, color='orange', linestyle='--', linewidth=1)
ax3.axhline(0, color='k', linestyle='-', linewidth=0.5)
ax3.axvline(0.5, color='red', linestyle=':', linewidth=1.5, label=r'$\alpha = 0.5$')
ax3.axvline(1.0/3.0, color='purple', linestyle=':', linewidth=1.5, label=r'$\alpha = 1/3$')
ax3.set_xlabel(r'$\alpha_{\rm track}$', fontsize=12)
ax3.set_ylabel(r'Deviation ($\sigma$)', fontsize=12)
ax3.set_xlim(0, 1.0)
ax3.set_ylim(-5, 15)
ax3.legend(fontsize=8, loc='upper left')
ax3.set_title('Combined Tension')
ax3.grid(True, alpha=0.3)

# Panel 4: delta_N_eff equivalent vs alpha_track
ax4 = axes[1, 1]
dN_fine = alpha_fine * dN_per_alpha  # (local)
ax4.plot(alpha_fine, dN_fine, 'b-', linewidth=1.5, label=r'$\Delta N_{\rm eff}(\alpha_{\rm track})$')
ax4.axhline(0.40, color='red', linestyle='--', linewidth=1, label=r'Planck 95% CL: $\Delta N_{\rm eff} < 0.40$')
ax4.axhline(0.875, color='gray', linestyle=':', linewidth=1, label=r'Prompt mapping: 0.875')
ax4.axvline(0.5, color='red', linestyle=':', linewidth=1.5, label=r'$\alpha = 0.5$')
ax4.axvline(1.0/3.0, color='purple', linestyle=':', linewidth=1.5, label=r'$\alpha = 1/3$')
ax4.axvline(alpha_Neff_bound, color='red', linestyle='--', linewidth=1,
            label=f'BBN limit: $\\alpha$ < {alpha_Neff_bound:.4f}')
ax4.set_xlabel(r'$\alpha_{\rm track}$', fontsize=12)
ax4.set_ylabel(r'$\Delta N_{\rm eff}$ (equivalent)', fontsize=12)
ax4.set_xlim(0, 1.0)
ax4.legend(fontsize=8, loc='upper left')
ax4.set_title(r'Equivalent $\Delta N_{\rm eff}$')
ax4.grid(True, alpha=0.3)

plt.tight_layout()
plotfile = os.path.join(os.path.dirname(os.path.abspath(__file__)),
                        "s73a_bbn_volovik.png")
plt.savefig(plotfile, dpi=150, bbox_inches='tight')
print(f"Plot saved to: {plotfile}")
plt.close()

print("\n--- COMPUTATION COMPLETE ---")
print(f"Script: s73a_bbn_volovik.py")
print(f"Data:   s73a_bbn_volovik.npz")
print(f"Plot:   s73a_bbn_volovik.png")
